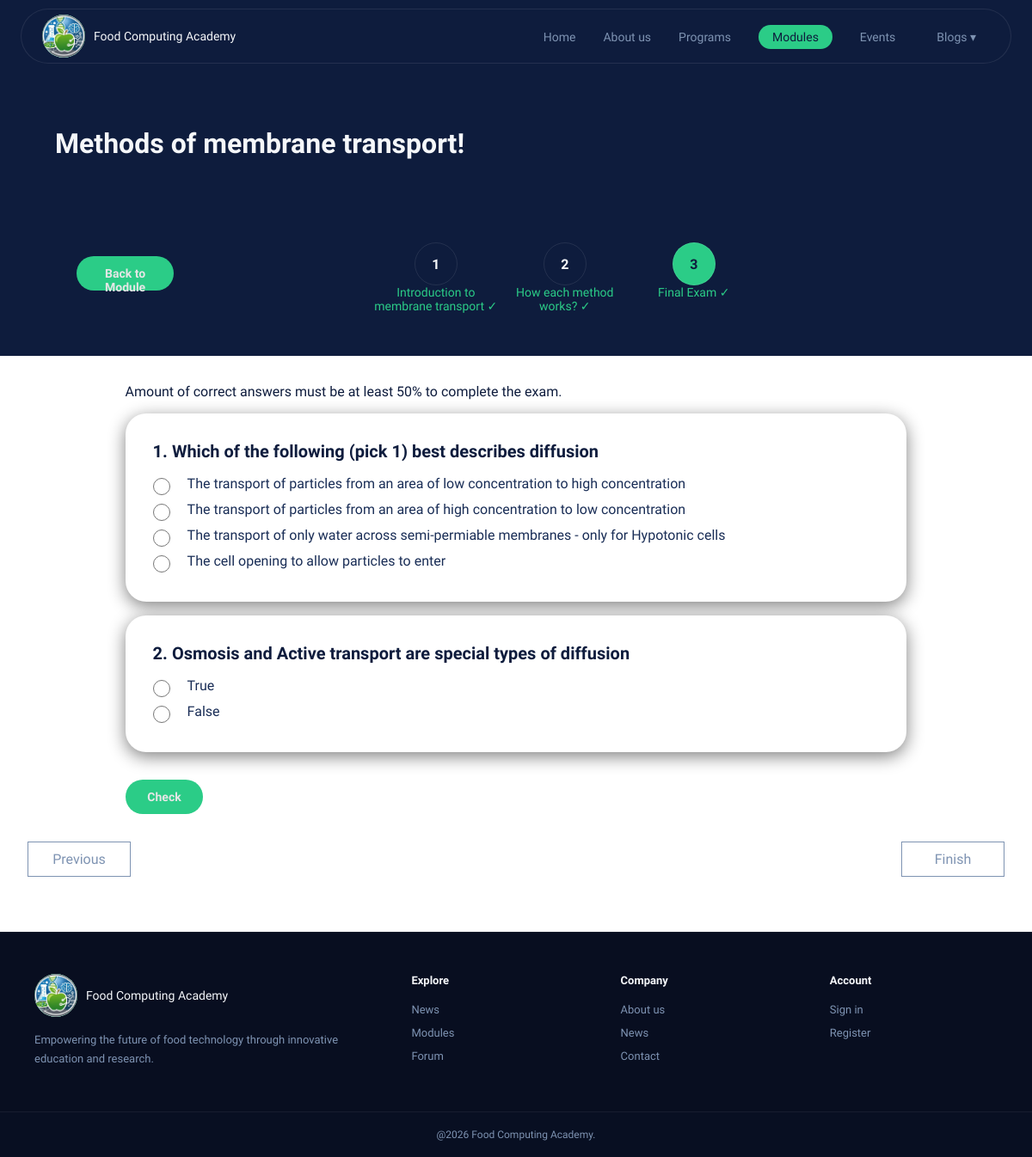
Screenshot of /modules/module/21/exam (signed in) with the database file from the repository.
### tables this page shows
CREATE TABLE "module_quizzes" (
	"id"	INTEGER,
	"module_id"	INTEGER,
	"part_id"	INTEGER,
	"title"	TEXT NOT NULL,
	"is_final_exam"	INTEGER NOT NULL DEFAULT 0 CHECK("is_final_exam" IN (0, 1)),
	"pass_percent"	INTEGER NOT NULL DEFAULT 80 CHECK("pass_percent" BETWEEN 0 AND 100),
	PRIMARY KEY("id" AUTOINCREMENT),
	FOREIGN KEY("module_id") REFERENCES "modules"("id") ON DELETE CASCADE,
	FOREIGN KEY("part_id") REFERENCES "module_parts"("id") ON DELETE CASCADE
);

CREATE TABLE "module_parts" (
	"id"	INTEGER,
	"module_id"	INTEGER NOT NULL,
	"part_number"	INTEGER NOT NULL CHECK("part_number" BETWEEN 1 AND 20),
	"title"	TEXT NOT NULL,
	"pdf_path"	TEXT,
	"has_quiz"	INTEGER NOT NULL DEFAULT 0 CHECK("has_quiz" IN (0, 1)),
	"youtube_url"	TEXT,
	"body"	TEXT,
	PRIMARY KEY("id" AUTOINCREMENT),
	UNIQUE("module_id","part_number"),
	FOREIGN KEY("module_id") REFERENCES "modules"("id") ON DELETE CASCADE
);

CREATE TABLE "module_questions" (
	"id"	INTEGER,
	"quiz_id"	INTEGER NOT NULL,
	"question_text"	TEXT NOT NULL,
	"question_type"	TEXT NOT NULL CHECK("question_type" IN ('multiple_choice', 'true_false')),
	"order_num"	INTEGER NOT NULL DEFAULT 0,
	"image_url"	TEXT,
	PRIMARY KEY("id" AUTOINCREMENT),
	FOREIGN KEY("quiz_id") REFERENCES "module_quizzes"("id") ON DELETE CASCADE
);

CREATE TABLE module_answers (
    id            INTEGER PRIMARY KEY AUTOINCREMENT,
    question_id   INTEGER NOT NULL
                      REFERENCES module_questions(id) ON DELETE CASCADE,
    answer_text   TEXT    NOT NULL,
    is_correct    INTEGER NOT NULL DEFAULT 0
                      CHECK (is_correct IN (0, 1))
);

### backend/api_routing.py (the view)
    @app.route("/modules/module/<module_id>/exam")
    def moduleExam(module_id):
        if 'user_id' not in session:
            return redirect(url_for('login'))
        if not isModulePurchased(module_id,session.get('user_id')):
            return redirect(url_for('moduleView',module_id = module_id))
        conn, cursor = get_db()
        query = """SELECT *
FROM module_quizzes
WHERE module_quizzes.module_id = ? AND module_quizzes.part_id IS NULL AND module_quizzes.is_final_exam"""
        cursor.execute(query,(module_id,))
        columns = [d[0] for d in cursor.description]
        quiz = [dict(zip(columns, row)) for row in cursor.fetchall()][0]
        quiz_id = quiz["id"] #lets say 4
        query = """SELECT module_questions.*
FROM module_questions
WHERE module_questions.quiz_id = ?"""
        cursor.execute(query,(quiz_id,))
        columns = [d[0] for d in cursor.description]
        questions = [dict(zip(columns, row)) for row in cursor.fetchall()]
        for question in questions:
            question_id = question["id"]
            query = """SELECT *
FROM module_answers
WHERE module_answers.question_id = ?"""
            cursor.execute(query,(question_id,))
            columns = [d[0] for d in cursor.description]
            answers = [dict(zip(columns, row)) for row in cursor.fetchall()]
            question["answers"] = answers
        module_list,final_quiz,canProceed,navigator = getModuleNav(module_id,session.get('user_id'),None,cursor)
        close_db()
        print(canProceed)
        if not canProceed:
            return redirect(url_for("moduleRedirect",module_id = module_id))
        return render_template("module_components/module_exam.html",quiz = quiz,questions = questions,module_list = module_list,final_quiz = final_quiz, canProceed = canProceed,navigator = navigator)

### backend/database.py (called while the page is built)
def get_db():
    if 'db' not in g:
        BASE_DIR = os.path.dirname(os.path.abspath(__file__))
        DB_PATH = os.path.join(BASE_DIR, '..', 'database', 'food_computing_academy_website.db')
        g.db = sqlite3.connect(DB_PATH)
        g.db.row_factory = sqlite3.Row
        cursor = g.db.cursor()
    return g.db, cursor

### frontend/templates/module_components/module_exam.html (shortened to what this page needs)
<!DOCTYPE html>
<html lang="en">
<head>
<link rel="stylesheet" href="{{ url_for('static', filename='styles/styling.css') }}">
<link rel="stylesheet" href="js/homepage.js">
<link rel="stylesheet" href="{{ url_for('static', filename='styles/module_view.css') }}">
<link rel="stylesheet" href="{{ url_for('static', filename='styles/module_part.css') }}">
</head>
<body>
{% include 'nav.html' %}
 <h1>{{quiz.title}}</h1>
<div class="module_content">
    <div class="hotbararea">
        <a class="btn-submit" href="/modules/view/{{quiz.module_id}}">Back to Module</a>
        <div class="rest">
                {% for i in range(module_list|length) %}
                    <div class="part">
                        <a class="hotbarbutton" href="/modules/module/{{module_list[i].module_id}}/part/{{module_list[i].id}}">{{i+1}}</a>
                        {% if module_list[i].visited %}
                            <p class="hotbarlabel passed">{{module_list[i].title}} ✓</p>
                        {% else %}
                            <p class="hotbarlabel">{{module_list[i].title}}</p>
                        {% endif %}
                    </div>
                {% endfor %}
                <div class="part active">
                    <div class="hotbarbutton" href="/modules/module/{{quiz.module_id}}/exam">{{module_list|length + 1}}</div>
                    {% if final_quiz.quiz_completed %}
                        <p class="hotbarlabel passed">Final Exam ✓</p>
                    {% else %}
                        <p id="quiz_button_current" class="hotbarlabel">Final Exam</p>
                    {% endif %}
                </div>
            </div>
        </div>
    </div>
    <div class="content">
        <div class="questions_section">
             <p> Amount of correct answers must be at least {{quiz.pass_percent}}% to complete the exam.</p>
            {% for i in range(questions|length) %}
                <div class="question" id="question_{{i}}_id" name="{{questions[i].id}}">
                        <h5 class="question_text">{{i+1}}. {{questions[i].question_text}}</h5>
                        <div class="radio_group">
                            {% for y in range(questions[i].answers|length) %}
                            <div class="container_radio">
                                <input type="radio" id="question_{{i}}" name="question_{{i}}_answer" value="{{questions[i].answers[y].id}}">
                                <div class="radio_label">{{questions[i].answers[y].answer_text}}</div>
                            </div>
                            {% endfor %}
                        </div>
                </div>
            {% endfor %}
            <button class="btn-submit"  onclick="checkResponses('{{quiz.id}}','{{questions|length}}','{{quiz.module_id}}')">Check</button>
        </div>
         <div class="bottomNav">
            {% if navigator.previous_quiz %}
                <div class="dropdownbutton left">
                    <a class="nextbutton" href="/modules/module/{{quiz.module_id}}/quiz/{{navigator.previous_page}}">Previous</a>
                    <div class="nextbutton_content">Quiz for {{navigator.previous_title}}</div>
                </div>
            {% elif navigator.previous_page %}
                <div class="dropdownbutton left">
                    <a class="nextbutton" href="/modules/module/{{quiz.module_id}}/part/{{navigator.previous_page}}">Previous</a>
                </div>
            {% endif %}
            {% if not final_quiz.quiz_completed %}
                    <div id="inactive_parent" class="dropdownbutton right inactive">
                        <div id="inactive_nextbutton" class="nextbutton" href="/modules/module/{{quiz.module_id}}/finish">Finish</div>
                        <div id="inactive_nextbutton_label"  class="nextbutton_content">Complete the Exam to complete Module.</div>
                    </div>
                {% else %}
                    <div class="dropdownbutton right">
                        <a class="nextbutton" href="/modules/module/{{quiz.module_id}}/finish">Finish</a>
                    </div>
                {% endif %}
        </div>
    </div>
{% include 'footer.html' %}
</body>
</html>

### frontend/styles/styling.css (style rules this page uses)
*, *::before, *::after { box-sizing: border-box; margin: 0; padding: 0; }
:root { --navy: #0e1c3d; --navy-mid: #192d56; --green: #2bcc87; --green-dark:#179e63; --white: #f5f7fa; --muted: #7e93b2; --card: rgba(255, 255, 255, 0.055); --border: rgba(255, 255, 255, 0.09); }
body { font-family: 'Sora', sans-serif; background: var(--navy); color: var(--white); overflow-x: hidden; }
body { min-height: 100vh; min-height: 100dvh; display: flex; flex-direction: column; }
.radio_group { display:flex; flex-direction: column; flex-wrap: wrap; gap: 5px; }
.container_radio { display:flex; flex-direction: row; flex-wrap: wrap; align-items: center; justify-content: left; gap: 20px; }
input[type="radio"], input[type="checkbox"] { width: 2em; height: 2rem; accent-color: var(--green); }
.radio_label { display: block; font-size: 1rem; color: var(--muted); margin-bottom: 6px; }
.btn-submit { width: 100%; background: var(--green); color: rgb(230, 230, 230); border: none; padding: 12px; border-radius: 25px; font-weight: 600; font-size: 14px; font-family: 'Sora', sans-serif; cursor: pointer; margin-top: 1rem; transition: background 0.1s; text-decoration: none; }

### frontend/styles/module_view.css (style rules this page uses)
:root { --navy: #0e1c3d; --navy-mid: #192d56; }
h1 { width:100%; padding: 4rem; font-size: 200%; }

### frontend/styles/module_part.css (style rules this page uses)
:root { --navy: #0e1c3d; --navy-mid: #192d56; --green: #2bcc87; --green-dark:#179e63; --white: #f5f7fa; --muted: #7e93b2; --card: rgba(255, 255, 255, 0.055); --border: rgba(255, 255, 255, 0.09); }
.module_content { width:100%; display: flex; flex-direction: column; flex-wrap: wrap; }
.content { width:100%; background:#ffffff; padding: 2rem; display: flex; flex-direction: column; flex-wrap: wrap; }
.content p { color:var(--navy); }
.hotbararea { width: 100%; display:flex; flex-direction: row; flex-wrap: wrap; padding: 2rem; justify-content: center; }
.rest { width: 80%; display:flex; flex-direction: row; flex-wrap: wrap; justify-content: center; }
.hotbararea .btn-submit { width: 10%; text-align: center; height: 40px; left: 0; align-self: start; }
.part { display:flex; flex-direction: column; width: 150px; height: 100px; align-items: center; }
.part p { text-align: center; font-size: 14px; color: var(--muted); }
.part.active p { color: var(--white) }
.part p.passed { color: var(--green) }
.hotbarbutton { width: 50px; height: 50px; border-radius: 50%; border: 1px solid var(--border); display: flex; align-items: center; justify-content: center; font-size: 16px; font-weight: 600; flex-shrink: 0; transition: all 0.25s; color: var(--white); text-decoration: none; }
.part.active .hotbarbutton { background: var(--green); color: var(--navy); }
.bottomNav { width: 100%; margin-top: 2rem; margin-bottom: 2rem; display:flex; flex-direction: row; flex-wrap: wrap; }
.bottomNav .right { margin-left:auto; }
.dropdownbutton { position: relative; }
.nextbutton { display:block; text-align: center; width: 120px; border: 1px solid var(--muted); color: var(--muted); padding:10px; text-decoration: none; transition: all 0.25s; }
.questions_section { width:80%; display:flex; flex-direction: column; flex-wrap: wrap; margin-left: auto; margin-right: auto; gap: 1rem; }
.question { display:flex; flex-direction: column; flex-wrap: wrap; background-color: #ffffff; border-radius: 24px; padding: 2rem; box-shadow: 0px 5px 20px gray; width:100%; }
.questions_section h5 { color: var(--navy); font-size: 125%; margin-bottom: 1rem; }
input[type="radio"], input[type="checkbox"] { width: 1.5em; height: 1.5rem; accent-color: var(--green); }
.radio_label { display: block; font-size: 1rem; color: var(--navy-mid); margin-bottom: 6px; }
.questions_section .btn-submit { width: 10%; }

### rows the page displays
module_quizzes: title "Methods of membrane transport!", pass_percent "50"
module_parts: title "Introduction to membrane transport"
module_parts: title "How each method works?"
module_questions: question_text "Which of the following (pick 1) best describes diffusion"
module_answers: answer_text "The transport of particles from an area of low concentration to high concentration"
module_answers: answer_text "The transport of particles from an area of high concentration to low concentration"
module_answers: answer_text "The transport of only water across semi-permiable membranes - only for Hypotonic cells"
module_answers: answer_text "The cell opening to allow particles to enter"
module_questions: question_text "Osmosis and Active transport are special types of diffusion"
module_answers: answer_text "True"
module_answers: answer_text "False"

### other values shown
{{ i+1 }} "1" "2"
{{ module_list|length + 1 }} "3"
